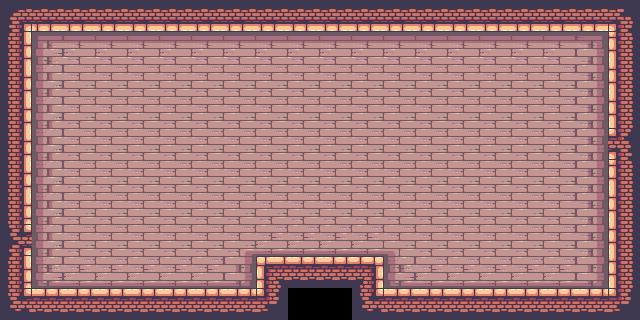

Below is a game level as drawn by its tile map, then a one-line description and the .tmx that defines it (tile-layer data replaced by summaries):
An orthogonal 20x10 tile map with 32x32 px tiles, 3 tile layers (bg, collider, pigCollider), 2 tilesets and 54 objects (pig, coin, fromDoor, king, toDoor).

<map version="1.10" tiledversion="1.10.1" orientation="orthogonal" renderorder="right-down" width="20" height="10" tilewidth="32" tileheight="32" infinite="0" nextlayerid="5" nextobjectid="33">
 <editorsettings>
  <chunksize width="32" height="32" />
  <export target="begin.json" format="json" />
 </editorsettings>
 <tileset firstgid="1" name="Terrain(32x32)" tilewidth="32" tileheight="32" tilecount="247" columns="19">
  <image source="Terrain(32x32).png" width="608" height="416" />
  <tile id="0">
   <objectgroup draworder="index" id="2">
    <object id="1" x="0" y="0" width="32" height="32" />
   </objectgroup>
  </tile>
  <tile id="20">
   <objectgroup draworder="index" id="2">
    <object id="1" x="0" y="0" width="32" height="32" />
   </objectgroup>
  </tile>
  <tile id="21">
   <objectgroup draworder="index" id="2">
    <object id="1" x="0" y="0" width="32" height="32" />
   </objectgroup>
  </tile>
  <tile id="22">
   <objectgroup draworder="index" id="2">
    <object id="1" x="0" y="0" width="32" height="32" />
   </objectgroup>
  </tile>
  <tile id="24">
   <objectgroup draworder="index" id="2">
    <object id="1" x="0" y="0" width="32" height="32" />
   </objectgroup>
  </tile>
  <tile id="26">
   <objectgroup draworder="index" id="2">
    <object id="1" x="0" y="0" width="32" height="32" />
   </objectgroup>
  </tile>
  <tile id="27">
   <objectgroup draworder="index" id="2">
    <object id="1" x="0" y="0" width="32" height="32" />
   </objectgroup>
  </tile>
  <tile id="29">
   <objectgroup draworder="index" id="2">
    <object id="1" x="0" y="0" width="32" height="32" />
   </objectgroup>
  </tile>
  <tile id="30">
   <objectgroup draworder="index" id="2">
    <object id="1" x="0" y="0" width="32" height="32" />
   </objectgroup>
  </tile>
  <tile id="32">
   <objectgroup draworder="index" id="2">
    <object id="1" x="0" y="0" width="32" height="32" />
   </objectgroup>
  </tile>
  <tile id="33">
   <objectgroup draworder="index" id="2">
    <object id="1" x="0" y="0" width="32" height="32" />
   </objectgroup>
  </tile>
  <tile id="35">
   <objectgroup draworder="index" id="2">
    <object id="1" x="0" y="0" width="32" height="32" />
   </objectgroup>
  </tile>
  <tile id="39">
   <objectgroup draworder="index" id="2">
    <object id="1" x="0" y="0" width="32" height="32" />
   </objectgroup>
  </tile>
  <tile id="41">
   <objectgroup draworder="index" id="2">
    <object id="1" x="0" y="0" width="32" height="32" />
   </objectgroup>
  </tile>
  <tile id="43">
   <objectgroup draworder="index" id="2">
    <object id="1" x="0" y="0" width="32" height="32" />
   </objectgroup>
  </tile>
  <tile id="45">
   <objectgroup draworder="index" id="2">
    <object id="1" x="0" y="0" width="32" height="32" />
   </objectgroup>
  </tile>
  <tile id="46">
   <objectgroup draworder="index" id="2">
    <object id="1" x="0" y="0" width="32" height="32" />
   </objectgroup>
  </tile>
  <tile id="48">
   <objectgroup draworder="index" id="2">
    <object id="1" x="0" y="0" width="32" height="32" />
   </objectgroup>
  </tile>
  <tile id="49">
   <objectgroup draworder="index" id="2">
    <object id="1" x="0" y="0" width="32" height="32" />
   </objectgroup>
  </tile>
  <tile id="51">
   <objectgroup draworder="index" id="2">
    <object id="1" x="0" y="0" width="32" height="32" />
    <object id="2" x="0" y="0" width="32" height="32" />
   </objectgroup>
  </tile>
  <tile id="52">
   <objectgroup draworder="index" id="2">
    <object id="1" x="0" y="0" width="32" height="32" />
   </objectgroup>
  </tile>
  <tile id="54">
   <objectgroup draworder="index" id="2">
    <object id="1" x="0" y="0" width="32" height="32" />
   </objectgroup>
  </tile>
  <tile id="55">
   <objectgroup draworder="index" id="2">
    <object id="1" x="0" y="0" width="32" height="32" />
   </objectgroup>
  </tile>
  <tile id="58">
   <objectgroup draworder="index" id="2">
    <object id="1" x="0" y="0" width="32" height="32" />
   </objectgroup>
  </tile>
  <tile id="59">
   <objectgroup draworder="index" id="2">
    <object id="1" x="0" y="0" width="32" height="32" />
   </objectgroup>
  </tile>
  <tile id="60">
   <objectgroup draworder="index" id="2">
    <object id="1" x="0" y="0" width="32" height="32" />
   </objectgroup>
  </tile>
  <tile id="62">
   <objectgroup draworder="index" id="2">
    <object id="1" x="0" y="0" width="32" height="32" />
   </objectgroup>
  </tile>
  <tile id="83">
   <objectgroup draworder="index" id="2">
    <object id="1" x="0" y="0" width="32" height="32" />
   </objectgroup>
  </tile>
  <tile id="84">
   <objectgroup draworder="index" id="2">
    <object id="1" x="0" y="0" width="32" height="32" />
   </objectgroup>
  </tile>
  <tile id="86">
   <objectgroup draworder="index" id="2">
    <object id="1" x="0" y="0" width="32" height="32" />
   </objectgroup>
  </tile>
  <tile id="87">
   <objectgroup draworder="index" id="2">
    <object id="1" x="0" y="0" width="32" height="32" />
   </objectgroup>
  </tile>
  <tile id="89">
   <objectgroup draworder="index" id="2">
    <object id="1" x="0" y="0" width="32" height="32" />
   </objectgroup>
  </tile>
  <tile id="90">
   <objectgroup draworder="index" id="2">
    <object id="1" x="0" y="0" width="32" height="32" />
    <object id="2" x="0" y="0" width="32" height="32" />
   </objectgroup>
  </tile>
  <tile id="92">
   <objectgroup draworder="index" id="2">
    <object id="1" x="0" y="0" width="32" height="32" />
   </objectgroup>
  </tile>
  <tile id="93">
   <objectgroup draworder="index" id="2">
    <object id="1" x="0" y="0" width="32" height="32" />
   </objectgroup>
  </tile>
  <tile id="96">
   <objectgroup draworder="index" id="2">
    <object id="1" x="0" y="0" width="32" height="32" />
   </objectgroup>
  </tile>
  <tile id="97">
   <objectgroup draworder="index" id="2">
    <object id="1" x="0" y="0" width="32" height="32" />
   </objectgroup>
  </tile>
  <tile id="98">
   <objectgroup draworder="index" id="2">
    <object id="1" x="0" y="0" width="32" height="32" />
   </objectgroup>
  </tile>
  <tile id="100">
   <objectgroup draworder="index" id="2">
    <object id="1" x="0" y="0" width="32" height="32" />
   </objectgroup>
  </tile>
  <tile id="102">
   <objectgroup draworder="index" id="2">
    <object id="1" x="0" y="0" width="32" height="32" />
   </objectgroup>
  </tile>
  <tile id="103">
   <objectgroup draworder="index" id="2">
    <object id="1" x="0" y="0" width="32" height="32" />
   </objectgroup>
  </tile>
  <tile id="105">
   <objectgroup draworder="index" id="2">
    <object id="1" x="0" y="0" width="32" height="32" />
   </objectgroup>
  </tile>
  <tile id="106">
   <objectgroup draworder="index" id="2">
    <!-- 1 objects omitted --></objectgroup>
  </tile>
  <tile id="108">
   <objectgroup draworder="index" id="2">
    <!-- 1 objects omitted --></objectgroup>
  </tile>
  <tile id="109">
   <objectgroup draworder="index" id="2">
    <!-- 1 objects omitted --></objectgroup>
  </tile>
  <tile id="111">
   <objectgroup draworder="index" id="2">
    <!-- 1 objects omitted --></objectgroup>
  </tile>
  <tile id="112">
   <objectgroup draworder="index" id="2">
    <!-- 1 objects omitted --></objectgroup>
  </tile>
 </tileset>
 <tileset firstgid="248" name="Decorations(32x32)" tilewidth="32" tileheight="32" tilecount="42" columns="7">
  <image source="Decorations(32x32).png" width="224" height="192" />
 </tileset>
 <layer id="1" name="bg" width="20" height="10">
  <data>[200 cells, 198 non-empty, 12 distinct tile ids]</data>
 </layer>
 <layer id="2" name="collider" width="20" height="10">
  <data>[200 cells, 58 non-empty, 12 distinct tile ids]</data>
 </layer>
 <layer id="4" name="pigCollider" width="20" height="10">
  <data>[200 cells, 1 non-empty, 1 distinct tile ids]</data>
 </layer>
 <objectgroup id="3" name="object">
  <!-- 5 objects omitted --></objectgroup>
</map>
<!-- 10 of 54 objects omitted -->
